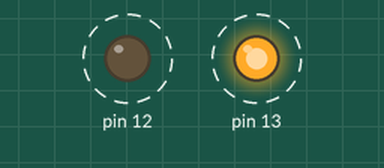
Bench run of a sketch on a simulated Arduino Uno, built with avr-gcc and run on an emulated ATmega328P. On the bench: output pins drawn as LEDs (lit = HIGH). Dashed ring = blinking.

Above: at 0.1 s.
Timing chart, 0 to 3.0 s (numbered marks = the images above):
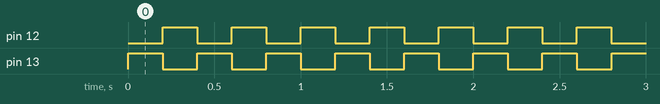

The sketch:

Excersise2.ino
```cpp
// Sets up the baud rate and pin modes
void setup() {
  Serial.begin(9600);
  pinMode(12, OUTPUT);
  pinMode(13, OUTPUT);
}

// Blinks 2 LEDs alternating between one and the other.
void loop() {
  digitalWrite(12, LOW);
  digitalWrite(13, HIGH); // turn the LED on
  delay(200); // wait for 1 second
  digitalWrite(13, LOW); // turn the LED off
  digitalWrite(12, HIGH);
  delay(200); // wait for 1 second
}
```

Measured:
- by itself, pin 12, pin 13: alternates HIGH for 0.20 s and LOW for 0.20 s
